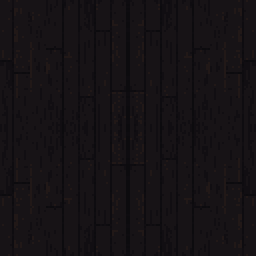
#> input picture src/assets/world/ground-0.png, 128 x 128 px, given in place of six-stage-environment-surprises.png, which was not available (shown 2 times larger)
$ python process_environment_surprises.py
#> lines starting #> are read from the running program, lines starting #| are printed output that depends on the picture; pictures that were not available may be replaced by others from this repository, and a replacement may not be noted
### scripts/process_plinth_style_gate.py
#!/usr/bin/env python3
"""Process the three Image2 plinth style boards into review-only pixel atlases."""

from __future__ import annotations

import json
from pathlib import Path

from PIL import Image, ImageChops, ImageDraw, ImageFilter, ImageFont


ROOT = Path(__file__).resolve().parents[1]
SOURCE_DIR = ROOT / "output/imagegen/zhe-yi-shen-plinth-style-gate-v1/raw"
OUTPUT_DIR = ROOT / "output/imagegen/zhe-yi-shen-plinth-style-gate-v1/processed"
STYLES = (
    ("01-lived-furniture", "1  LIVED FURNITURE"),
    ("02-archive-machinery", "2  ARCHIVE MACHINERY"),
    ("03-last-line-station", "3  LAST-LINE STATION"),
)
NAMES = ("reward", "shop", "light-room", "inner-room")
CELL = (48, 32)
SAFE = (44, 28)
SCALE = 8
PALETTE = (
    (17, 17, 22),
    (27, 26, 32),
    (23, 21, 26),
    (62, 58, 61),
    (216, 208, 193),
    (232, 225, 211),
    (170, 162, 151),
    (120, 111, 105),
    (159, 53, 72),
    (100, 34, 49),
    (198, 164, 74),
    (113, 129, 138),
    (56, 67, 74),
    (47, 38, 34),
    (80, 63, 50),
    (119, 91, 61),
    (153, 123, 82),
)


def load_font(size: int) -> ImageFont.ImageFont:
    candidates = (
        "/System/Library/Fonts/Helvetica.ttc",
        "/System/Library/Fonts/Supplemental/Arial.ttf",
    )
    for candidate in candidates:
        path = Path(candidate)
        if path.exists():
            return ImageFont.truetype(str(path), size)
    return ImageFont.load_default()


def chroma_key(image: Image.Image) -> Image.Image:
    result = Image.new("RGBA", image.size, (0, 0, 0, 0))
    output = []
    for red, green, blue, _ in image.convert("RGBA").getdata():
        green_screen = green > 72 and green > red * 1.20 and green > blue * 1.16
        output.append((0, 0, 0, 0) if green_screen else (red, green, blue, 255))
    result.putdata(output)
    return result


def map_palette(image: Image.Image) -> Image.Image:
    mapped = Image.new("RGBA", image.size, (0, 0, 0, 0))
    pixels = []
    for red, green, blue, alpha in image.getdata():
        if alpha < 128:
            pixels.append((0, 0, 0, 0))
            continue
        color = min(
            PALETTE,
            key=lambda item: (red - item[0]) ** 2 + (green - item[1]) ** 2 + (blue - item[2]) ** 2,
        )
        pixels.append((*color, 255))
    mapped.putdata(pixels)
    return mapped


def add_outline(image: Image.Image) -> Image.Image:
    alpha = image.getchannel("A")
    expanded = alpha.filter(ImageFilter.MaxFilter(3))
    rim = ImageChops.subtract(expanded, alpha)
    outlined = Image.new("RGBA", image.size, (23, 21, 26, 0))
    outlined.putalpha(rim)
    outlined.alpha_composite(image)
    return outlined


# [88 lines left out: functions process_cell, process_board, make_atlas, make_contact, main, not called in this run]


# [2 lines that do not run on import are left out]

### scripts/process_environment_surprises.py
#!/usr/bin/env python3
"""Convert the six-stage Image2 surprise board into review-only runtime-scale sprites."""

from __future__ import annotations

import json
from pathlib import Path

from PIL import Image, ImageDraw, ImageEnhance

from process_plinth_style_gate import add_outline, chroma_key, load_font, map_palette


ROOT = Path(__file__).resolve().parents[1]
SOURCE = ROOT / "output/imagegen/zhe-yi-shen-environment-surprises-reference-v1/raw/six-stage-environment-surprises.png"
OUTPUT_DIR = ROOT / "output/imagegen/zhe-yi-shen-environment-surprises-reference-v1/processed"
CELL = (96, 48)
SAFE = (90, 42)
NAMES = (
    "childhood-bed-eyes",
    "school-correction-strike",
    "youth-last-train",
    "adult-unanswered-table",
    "middle-empty-office-chair",
    "old-wheelchair-lamp",
)
LABELS = (
    "CHILDHOOD / EYES UNDER BED",
    "SCHOOL / CORRECTION STRIKE",
    "YOUTH / LAST TRAIN",
    "ADULT / UNANSWERED TABLE",
    "MIDDLE / EMPTY OFFICE CHAIR",
    "OLD / WHEELCHAIR UNDER LAMP",
)


def clean_transparent(image: Image.Image) -> Image.Image:
    pixels = []
    for red, green, blue, alpha in image.getdata():
        pixels.append((red, green, blue, alpha) if alpha else (0, 0, 0, 0))
    image.putdata(pixels)
    return image


def process_cell(source: Image.Image) -> Image.Image:
    keyed = chroma_key(source)
    bbox = keyed.getchannel("A").getbbox()
    if bbox is None:
        raise ValueError("empty environment-surprise cell after chroma key")
    crop = keyed.crop(bbox)
    ratio = min(SAFE[0] / crop.width, SAFE[1] / crop.height)
    size = (max(1, round(crop.width * ratio)), max(1, round(crop.height * ratio)))
    reduced = crop.resize(size, Image.Resampling.LANCZOS)
    reduced = map_palette(reduced)
    target = Image.new("RGBA", CELL, (0, 0, 0, 0))
    target.alpha_composite(reduced, ((CELL[0] - reduced.width) // 2, CELL[1] - 2 - reduced.height))
    return clean_transparent(add_outline(target))


def remove_duplicate_childhood_eyes(sprite: Image.Image) -> Image.Image:
    """The source produced two pairs; preserve only the centered right-hand pair."""
    result = sprite.copy()
    draw = ImageDraw.Draw(result)
    draw.rectangle((33, 36, 42, 41), fill=(17, 17, 22, 255))
    return result


def cells_from_board() -> list[Image.Image]:
    board = Image.open(SOURCE).convert("RGBA").resize((1024, 1536), Image.Resampling.NEAREST)
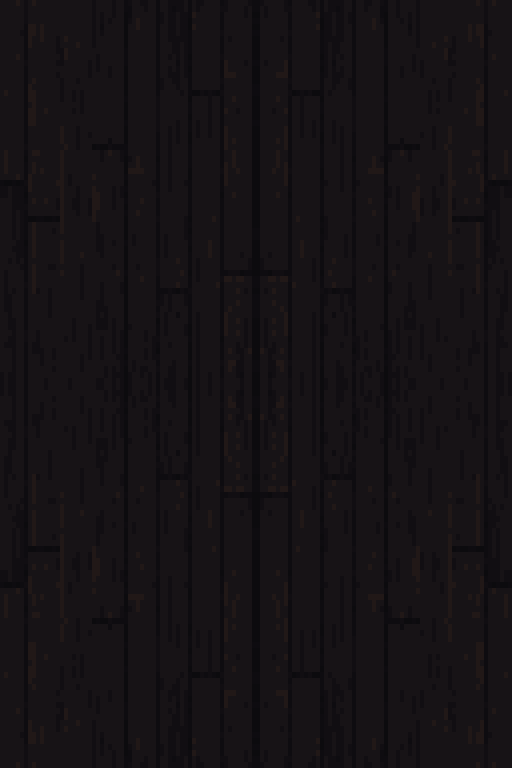
#> board: PIL image 1024x1536 RGBA (shown at 1/2 size); mean R, G, B, A 21.8, 17.9, 20.9, 255
    cells = []
    for row in range(3):
        for column in range(2):
            crop = board.crop((column * 512, row * 512, (column + 1) * 512, (row + 1) * 512))
            sprite = process_cell(crop)
            if row == 0 and column == 0:
                sprite = remove_duplicate_childhood_eyes(sprite)
            cells.append(sprite)
#> after the loop, cells = 6 items
#> the loop in main, `for name, sprite in zip(NAMES, cells):` made 6 passes
#> name on passes 1 to 6: 'childhood-bed-eyes', 'school-correction-strike', 'youth-last-train', 'adult-unanswered-table', 'middle-empty-office-chair', 'old-wheelchair-lamp'
#> pass 1, in main, `sprite.save(OUTPUT_DIR / f"{name}-96x48.png", optimize=True)`:
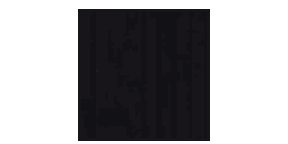
#> saved as childhood-bed-eyes-96x48.png: PIL image 96x48 RGBA (shown 3 times larger); mean R, G, B, A 8.7, 8.2, 10.3, 107.1; transparent parts drawn white
    return cells


def make_atlas(cells: list[Image.Image]) -> Image.Image:
    atlas = Image.new("RGBA", (CELL[0] * 6, CELL[1]), (0, 0, 0, 0))
#> atlas: PIL image 576x48 RGBA; every value is 0
    for index, sprite in enumerate(cells):
        atlas.alpha_composite(sprite, (index * CELL[0], 0))
#> this loop made 6 passes
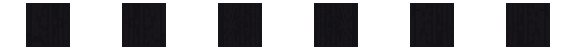
#> atlas: PIL image 576x48 RGBA; mean R, G, B, A 8.6, 8.1, 10.2, 107.1; transparent parts drawn white
    return atlas


def make_contact(cells: list[Image.Image]) -> Image.Image:
    scale = 5
    margin = 20
    label_h = 36
    panel_w = CELL[0] * scale
    panel_h = CELL[1] * scale
    width = margin * 2 + panel_w * 2
    height = 54 + (label_h + panel_h) * 3 + margin
    result = Image.new("RGB", (width, height), (17, 17, 22))
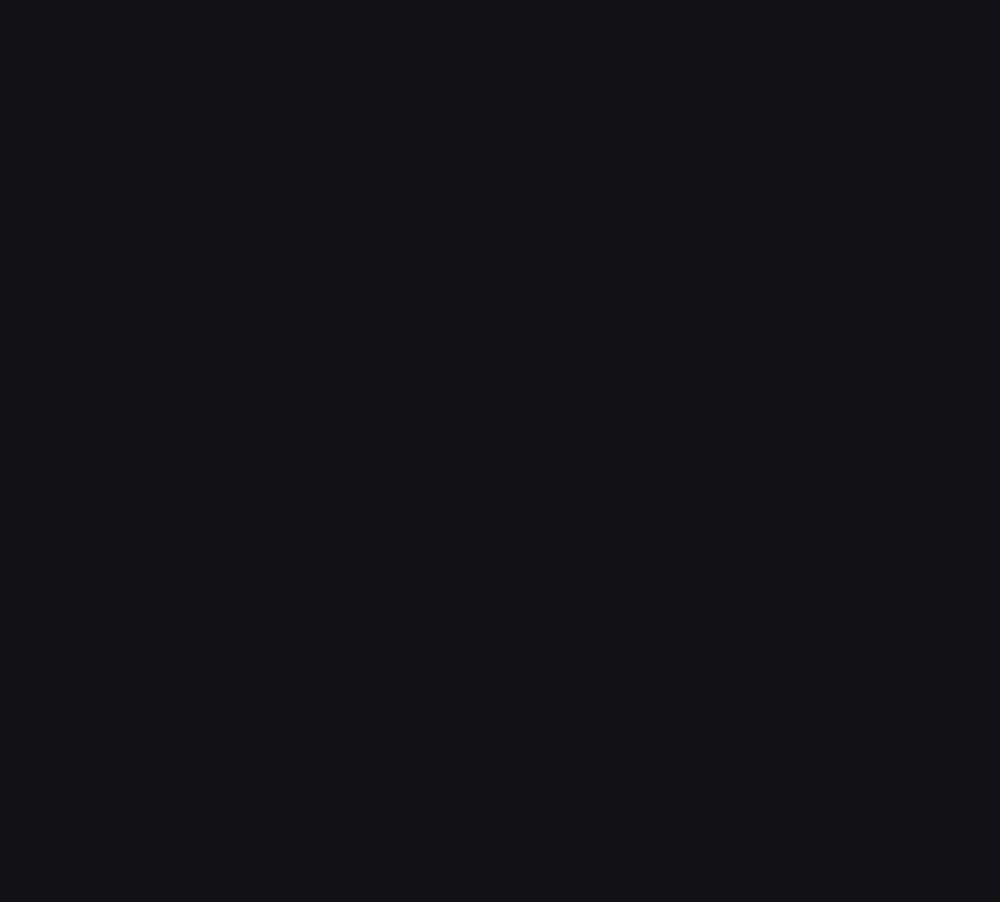
#> result: PIL image 1000x902 RGB; mean R, G, B 17, 17, 22
    draw = ImageDraw.Draw(result)
    draw.text((margin, 12), "SIX-STAGE ENVIRONMENT SURPRISES / 96x48 / REVIEW ONLY", fill=(216, 208, 193), font=load_font(21))
    for index, (label, sprite) in enumerate(zip(LABELS, cells)):
        row, column = divmod(index, 2)
        x = margin + column * panel_w
        y = 54 + row * (label_h + panel_h)
        draw.rectangle((x, y, x + panel_w - 1, y + label_h + panel_h - 1), fill=(27, 26, 32), outline=(62, 58, 61))
        draw.text((x + 8, y + 9), label, fill=(198, 164, 74), font=load_font(14))
        enlarged = sprite.resize((panel_w, panel_h), Image.Resampling.NEAREST)
        result.paste(enlarged.convert("RGB"), (x, y + label_h), enlarged.getchannel("A"))
#> this loop made 6 passes
#> (label, row, column, x, y) on passes 1 to 6: ('CHILDHOOD / EYES UNDER BED', 0, 0, 20, 54), ('SCHOOL / CORRECTION STRIKE', 0, 1, 500, 54), ('YOUTH / LAST TRAIN', 1, 0, 20, 330), ('ADULT / UNANSWERED TABLE', 1, 1, 500, 330), ('MIDDLE / EMPTY OFFICE CHAIR', 2, 0, 20, 606), ('OLD / WHEELCHAIR UNDER LAMP', 2, 1, 500, 606)
    return result


def ground_panel(stage: int) -> Image.Image:
    logical = (180, 104)
    tile = Image.open(ROOT / f"src/assets/world/ground-{stage}.png").convert("RGB")
    tile = ImageEnhance.Brightness(tile).enhance(0.68)
    panel = Image.new("RGB", logical, (17, 17, 22))
    for y in range(0, logical[1], tile.height):
        for x in range(0, logical[0], tile.width):
            panel.paste(tile, (x, y))
    return panel.convert("RGBA")


def make_scene_preview(cells: list[Image.Image]) -> Image.Image:
    logical = (180, 104)
    scale = 3
    margin = 18
    label_h = 28
    panel_w = logical[0] * scale
    panel_h = logical[1] * scale
    width = margin * 2 + panel_w * 3
    height = 52 + (label_h + panel_h) * 2 + margin
    result = Image.new("RGB", (width, height), (17, 17, 22))
#> result: PIL image 1656x750 RGB
    draw = ImageDraw.Draw(result)
    draw.text((margin, 12), "ENVIRONMENT SURPRISES / REAL HERO AND GROUND SCALE", fill=(216, 208, 193), font=load_font(21))
    hero_atlas = Image.open(ROOT / "src/assets/hero-style1-profiles/hero-idle.png").convert("RGBA")
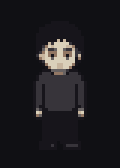
#> input picture docs/assets/wiki/gif/hero/hero-idle.gif, 120 x 168 px, given in place of hero-idle.png, which was not available
    hero_top = 20 * 56
    hero = hero_atlas.crop((0, hero_top, 40, hero_top + 56))
#> hero: PIL image 40x56 RGBA; every value is 0
    short_labels = ("CHILDHOOD", "SCHOOL", "YOUTH", "ADULT", "MIDDLE", "OLD")
    for index, (label, sprite) in enumerate(zip(short_labels, cells)):
        row, column = divmod(index, 3)
#> row = 0; column = 0
        x = margin + column * panel_w
#> x = 18
        y = 52 + row * (label_h + panel_h)
#> y = 52
        draw.text((x + 8, y + 7), label, fill=(198, 164, 74), font=load_font(14))
        panel = ground_panel(index)
#> in ground_panel, tile is the input picture: PIL image 128x128 RGB; mean R, G, B 21.8, 17.9, 20.9
#> in ground_panel, `panel = Image.new("RGB", logical, (17, 17, 22))`:
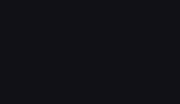
#> panel: PIL image 180x104 RGB; mean R, G, B 17, 17, 22
        panel.alpha_composite(sprite, (73, 20))
#> panel: PIL image 180x104 RGBA
        panel.alpha_composite(hero, (18, 45))
        enlarged = panel.resize((panel_w, panel_h), Image.Resampling.NEAREST).convert("RGB")
#> enlarged: PIL image 540x312 RGB
        result.paste(enlarged, (x, y + label_h))
        draw.rectangle((x, y + label_h, x + panel_w - 1, y + label_h + panel_h - 1), outline=(62, 58, 61))
#> pass 2 of the loop in make_scene_preview, `for index, (label, sprite) in enumerate(zip(short_labels, cells)):`:
#> in make_scene_preview, `row, column = divmod(index, 3)`: column = 1
#> in make_scene_preview, `x = margin + column * panel_w`: x = 558
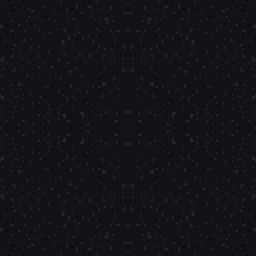
#> input picture src/assets/world/ground-1.png, 128 x 128 px (shown 2 times larger)
#> in ground_panel, tile is the input picture: PIL image 128x128 RGB; mean R, G, B 19.7, 18.5, 22.4
#> after the loop in ground_panel (call 2), `for y in range(0, logical[1], tile.height):`:
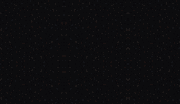
#> panel: PIL image 180x104 RGB; mean R, G, B 12.6, 12.2, 14.3
#> in make_scene_preview, `result.paste(enlarged, (x, y + label_h))`:
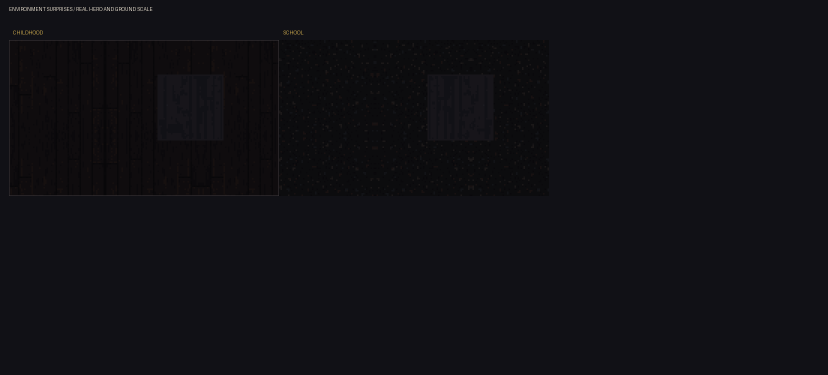
#> result: PIL image 1656x750 RGB (shown at 1/2 size); mean R, G, B 16.4, 16, 20.3
#> pass 3 of the loop in make_scene_preview, `for index, (label, sprite) in enumerate(zip(short_labels, cells)):`:
#> in make_scene_preview, `row, column = divmod(index, 3)`: column = 2
#> in make_scene_preview, `x = margin + column * panel_w`: x = 1098
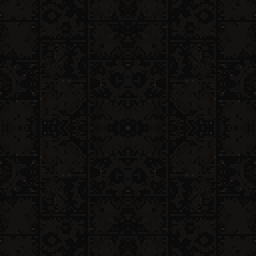
#> input picture src/assets/world/ground-2.png, 128 x 128 px (shown 2 times larger)
#> in ground_panel, tile is the input picture: PIL image 128x128 RGB; mean R, G, B 15.6, 14.3, 13.5
#> after the loop in ground_panel (call 3), `for y in range(0, logical[1], tile.height):`:
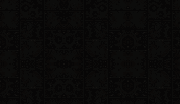
#> panel: PIL image 180x104 RGB; mean R, G, B 9.9, 9.1, 8.6
#> in make_scene_preview, `result.paste(enlarged, (x, y + label_h))`:
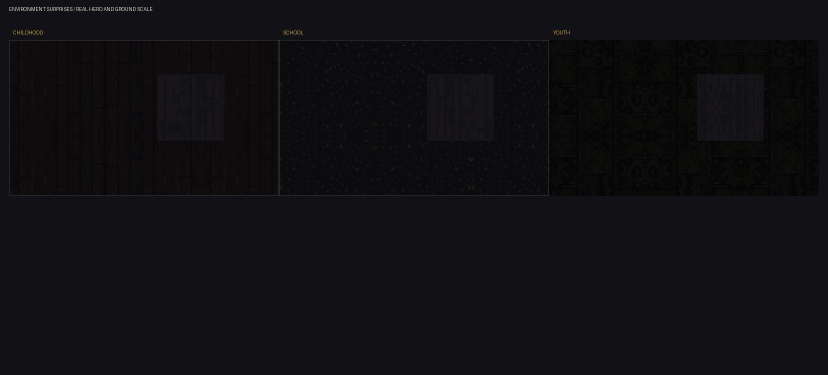
#> result: PIL image 1656x750 RGB (shown at 1/2 size); mean R, G, B 15.7, 15.1, 18.7
#> the loop made 6 passes; the first 3 are shown
    return result


def main() -> None:
    OUTPUT_DIR.mkdir(parents=True, exist_ok=True)
    cells = cells_from_board()
    for name, sprite in zip(NAMES, cells):
        sprite.save(OUTPUT_DIR / f"{name}-96x48.png", optimize=True)
    atlas_path = OUTPUT_DIR / "environment-surprises-six-stage-atlas-96x48.png"
    contact_path = OUTPUT_DIR / "environment-surprises-contact-5x.png"
    scene_path = OUTPUT_DIR / "environment-surprises-scene-preview-3x.png"
    make_atlas(cells).save(atlas_path, optimize=True)
    make_contact(cells).save(contact_path, optimize=True)
    make_scene_preview(cells).save(scene_path, optimize=True)
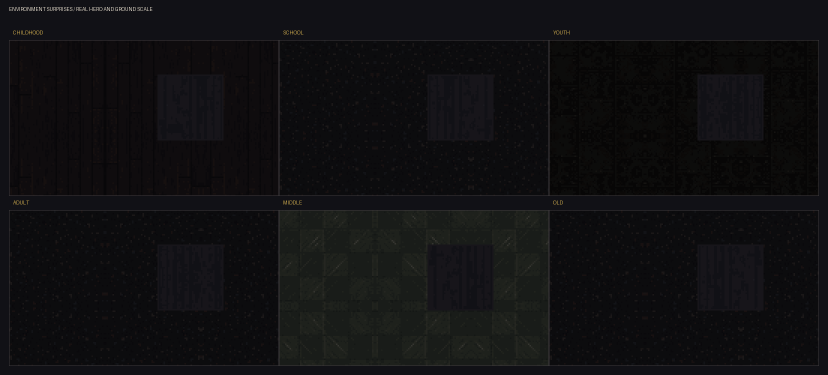
#> saved as environment-surprises-scene-preview-3x.png: PIL image 1656x750 RGB (shown at 1/2 size); mean R, G, B 16.3, 16, 17.7
    manifest = {
        "review_only": True,
        "runtime_integration": False,
        "cell": list(CELL),
        "order": list(NAMES),
        "atlas": atlas_path.name,
        "contact": contact_path.name,
        "scene_preview": scene_path.name,
        "bounds": {name: sprite.getchannel("A").getbbox() for name, sprite in zip(NAMES, cells)},
    }
    (OUTPUT_DIR / "manifest.json").write_text(json.dumps(manifest, ensure_ascii=True, indent=2), encoding="utf-8")
    print(contact_path)
    print(scene_path)


if __name__ == "__main__":
    main()
